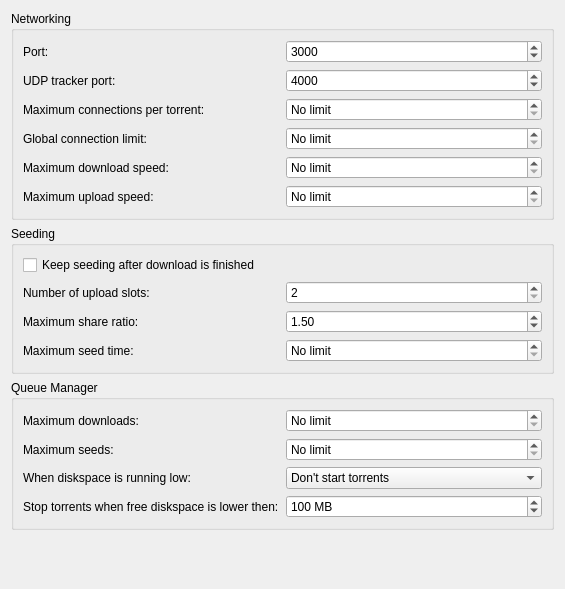
<ui version="4.0" >
 <class>GlobalPref</class>
 <widget class="QWidget" name="GlobalPref" >
  <property name="geometry" >
   <rect>
    <x>0</x>
    <y>0</y>
    <width>565</width>
    <height>589</height>
   </rect>
  </property>
  <layout class="QVBoxLayout" >
   <item>
    <widget class="QGroupBox" name="groupBox" >
     <property name="title" >
      <string>Networking</string>
     </property>
     <layout class="QGridLayout" >
      <item row="0" column="0" >
       <widget class="QLabel" name="label" >
        <property name="text" >
         <string>Port:</string>
        </property>
       </widget>
      </item>
      <item row="0" column="1" >
       <widget class="QSpinBox" name="kcfg_port" >
        <property name="toolTip" >
         <string>&lt;html>&lt;head>&lt;meta name="qrichtext" content="1" />&lt;style type="text/css">
p, li { white-space: pre-wrap; }
&lt;/style>&lt;/head>&lt;body style=" font-family:'Sans Serif'; font-size:9pt; font-weight:400; font-style:normal;">
&lt;p style=" margin-top:0px; margin-bottom:0px; margin-left:0px; margin-right:0px; -qt-block-indent:0; text-indent:0px;">Port used for the bittorrent protocol.&lt;/p>
&lt;p style="-qt-paragraph-type:empty; margin-top:0px; margin-bottom:0px; margin-left:0px; margin-right:0px; -qt-block-indent:0; text-indent:0px;">&lt;/p>
&lt;p style=" margin-top:0px; margin-bottom:0px; margin-left:0px; margin-right:0px; -qt-block-indent:0; text-indent:0px;">&lt;span style=" font-weight:600;">Attention:&lt;/span> If you are behind a router, this port needs to be forwarded to accept incoming connections. The UPnP plugin can do this for you.&lt;/p>&lt;/body>&lt;/html></string>
        </property>
        <property name="minimum" >
         <number>1</number>
        </property>
        <property name="maximum" >
         <number>65535</number>
        </property>
        <property name="value" >
         <number>3000</number>
        </property>
       </widget>
      </item>
      <item row="1" column="0" >
       <widget class="QLabel" name="label_2" >
        <property name="text" >
         <string>UDP tracker port:</string>
        </property>
       </widget>
      </item>
      <item row="1" column="1" >
       <widget class="QSpinBox" name="kcfg_udpTrackerPort" >
        <property name="toolTip" >
         <string>&lt;html>&lt;head>&lt;meta name="qrichtext" content="1" />&lt;style type="text/css">
p, li { white-space: pre-wrap; }
&lt;/style>&lt;/head>&lt;body style=" font-family:'Sans Serif'; font-size:9pt; font-weight:400; font-style:normal;">
&lt;p style=" margin-top:0px; margin-bottom:0px; margin-left:0px; margin-right:0px; -qt-block-indent:0; text-indent:0px;">Port used for the UDP tracker protocol.&lt;/p>
&lt;p style="-qt-paragraph-type:empty; margin-top:0px; margin-bottom:0px; margin-left:0px; margin-right:0px; -qt-block-indent:0; text-indent:0px;">&lt;/p>
&lt;p style=" margin-top:0px; margin-bottom:0px; margin-left:0px; margin-right:0px; -qt-block-indent:0; text-indent:0px;">&lt;span style=" font-weight:600;">Attention:&lt;/span> If you are behind a router, this port needs to be forwarded. The UPnP plugin can do this for you.&lt;/p>&lt;/body>&lt;/html></string>
        </property>
        <property name="minimum" >
         <number>1</number>
        </property>
        <property name="maximum" >
         <number>65536</number>
        </property>
        <property name="value" >
         <number>4000</number>
        </property>
       </widget>
      </item>
      <item row="2" column="0" >
       <widget class="QLabel" name="label_3" >
        <property name="text" >
         <string>Maximum connections per torrent:</string>
        </property>
       </widget>
      </item>
      <item row="2" column="1" >
       <widget class="QSpinBox" name="kcfg_maxConnections" >
        <property name="toolTip" >
         <string>&lt;html>&lt;head>&lt;meta name="qrichtext" content="1" />&lt;style type="text/css">
p, li { white-space: pre-wrap; }
&lt;/style>&lt;/head>&lt;body style=" font-family:'Sans Serif'; font-size:9pt; font-weight:400; font-style:normal;">
&lt;p style=" margin-top:0px; margin-bottom:0px; margin-left:0px; margin-right:0px; -qt-block-indent:0; text-indent:0px;">The maximum number of connections allowed per torrent. &lt;/p>&lt;/body>&lt;/html></string>
        </property>
        <property name="specialValueText" >
         <string>No limit</string>
        </property>
        <property name="maximum" >
         <number>99999</number>
        </property>
       </widget>
      </item>
      <item row="3" column="0" >
       <widget class="QLabel" name="label_4" >
        <property name="text" >
         <string>Global connection limit:</string>
        </property>
       </widget>
      </item>
      <item row="3" column="1" >
       <widget class="QSpinBox" name="kcfg_maxTotalConnections" >
        <property name="toolTip" >
         <string>&lt;html>&lt;head>&lt;meta name="qrichtext" content="1" />&lt;style type="text/css">
p, li { white-space: pre-wrap; }
&lt;/style>&lt;/head>&lt;body style=" font-family:'Sans Serif'; font-size:9pt; font-weight:400; font-style:normal;">
&lt;p style=" margin-top:0px; margin-bottom:0px; margin-left:0px; margin-right:0px; -qt-block-indent:0; text-indent:0px;">The global connection limit for all torrents combined.&lt;/p>&lt;/body>&lt;/html></string>
        </property>
        <property name="specialValueText" >
         <string>No limit</string>
        </property>
        <property name="maximum" >
         <number>99999</number>
        </property>
       </widget>
      </item>
      <item row="4" column="0" >
       <widget class="QLabel" name="label_6" >
        <property name="text" >
         <string>Maximum download speed:</string>
        </property>
       </widget>
      </item>
      <item row="4" column="1" >
       <widget class="QSpinBox" name="kcfg_maxDownloadRate" >
        <property name="toolTip" >
         <string>&lt;html>&lt;head>&lt;meta name="qrichtext" content="1" />&lt;style type="text/css">
p, li { white-space: pre-wrap; }
&lt;/style>&lt;/head>&lt;body style=" font-family:'Sans Serif'; font-size:9pt; font-weight:400; font-style:normal;">
&lt;p style=" margin-top:0px; margin-bottom:0px; margin-left:0px; margin-right:0px; -qt-block-indent:0; text-indent:0px;">The maximum download speed in KB/s.&lt;/p>&lt;/body>&lt;/html></string>
        </property>
        <property name="specialValueText" >
         <string>No limit</string>
        </property>
        <property name="suffix" >
         <string> KB/s</string>
        </property>
        <property name="maximum" >
         <number>6500000</number>
        </property>
       </widget>
      </item>
      <item row="5" column="0" >
       <widget class="QLabel" name="label_5" >
        <property name="text" >
         <string>Maximum upload speed:</string>
        </property>
       </widget>
      </item>
      <item row="5" column="1" >
       <widget class="QSpinBox" name="kcfg_maxUploadRate" >
        <property name="toolTip" >
         <string>&lt;html>&lt;head>&lt;meta name="qrichtext" content="1" />&lt;style type="text/css">
p, li { white-space: pre-wrap; }
&lt;/style>&lt;/head>&lt;body style=" font-family:'Sans Serif'; font-size:9pt; font-weight:400; font-style:normal;">
&lt;p style=" margin-top:0px; margin-bottom:0px; margin-left:0px; margin-right:0px; -qt-block-indent:0; text-indent:0px;">The maximum upload speed in KB/s&lt;/p>&lt;/body>&lt;/html></string>
        </property>
        <property name="specialValueText" >
         <string>No limit</string>
        </property>
        <property name="suffix" >
         <string> KB/s</string>
        </property>
        <property name="maximum" >
         <number>6500000</number>
        </property>
       </widget>
      </item>
     </layout>
    </widget>
   </item>
   <item>
    <widget class="QGroupBox" name="groupBox_2" >
     <property name="title" >
      <string>Seeding</string>
     </property>
     <layout class="QGridLayout" >
      <item row="0" column="0" >
       <widget class="QCheckBox" name="kcfg_keepSeeding" >
        <property name="text" >
         <string>Keep seeding after download is finished</string>
        </property>
       </widget>
      </item>
      <item row="1" column="0" >
       <widget class="QLabel" name="label_7" >
        <property name="text" >
         <string>Number of upload slots:</string>
        </property>
       </widget>
      </item>
      <item row="1" column="1" >
       <widget class="QSpinBox" name="kcfg_numUploadSlots" >
        <property name="toolTip" >
         <string>&lt;html>&lt;head>&lt;meta name="qrichtext" content="1" />&lt;style type="text/css">
p, li { white-space: pre-wrap; }
&lt;/style>&lt;/head>&lt;body style=" font-family:'Sans Serif'; font-size:9pt; font-weight:400; font-style:normal;">
&lt;p style=" margin-top:0px; margin-bottom:0px; margin-left:0px; margin-right:0px; -qt-block-indent:0; text-indent:0px;">The number of upload slots, this determines the number of peers you can upload to simultaniously for one torrent.&lt;/p>&lt;/body>&lt;/html></string>
        </property>
        <property name="minimum" >
         <number>2</number>
        </property>
        <property name="maximum" >
         <number>100</number>
        </property>
        <property name="value" >
         <number>2</number>
        </property>
       </widget>
      </item>
      <item row="2" column="0" >
       <widget class="QLabel" name="label_8" >
        <property name="text" >
         <string>Maximum share ratio:</string>
        </property>
       </widget>
      </item>
      <item row="2" column="1" >
       <widget class="QDoubleSpinBox" name="kcfg_maxRatio" >
        <property name="toolTip" >
         <string>&lt;html>&lt;head>&lt;meta name="qrichtext" content="1" />&lt;style type="text/css">
p, li { white-space: pre-wrap; }
&lt;/style>&lt;/head>&lt;body style=" font-family:'Sans Serif'; font-size:9pt; font-weight:400; font-style:normal;">
&lt;p style=" margin-top:0px; margin-bottom:0px; margin-left:0px; margin-right:0px; -qt-block-indent:0; text-indent:0px;">The maximum share ratio, if this value is reached seeding will be stopped.&lt;/p>
&lt;p style="-qt-paragraph-type:empty; margin-top:0px; margin-bottom:0px; margin-left:0px; margin-right:0px; -qt-block-indent:0; text-indent:0px;">&lt;/p>
&lt;p style=" margin-top:0px; margin-bottom:0px; margin-left:0px; margin-right:0px; -qt-block-indent:0; text-indent:0px;">&lt;span style=" font-weight:600;">Attention: &lt;/span>This is not used when downloading, only when seeding.&lt;/p>&lt;/body>&lt;/html></string>
        </property>
        <property name="specialValueText" >
         <string>No limit</string>
        </property>
        <property name="singleStep" >
         <double>0.010000000000000</double>
        </property>
        <property name="value" >
         <double>1.500000000000000</double>
        </property>
       </widget>
      </item>
      <item row="3" column="0" >
       <widget class="QLabel" name="label_9" >
        <property name="text" >
         <string>Maximum seed time:</string>
        </property>
       </widget>
      </item>
      <item row="3" column="1" >
       <widget class="QDoubleSpinBox" name="kcfg_maxSeedTime" >
        <property name="toolTip" >
         <string>&lt;html>&lt;head>&lt;meta name="qrichtext" content="1" />&lt;style type="text/css">
p, li { white-space: pre-wrap; }
&lt;/style>&lt;/head>&lt;body style=" font-family:'Sans Serif'; font-size:9pt; font-weight:400; font-style:normal;">
&lt;p style=" margin-top:0px; margin-bottom:0px; margin-left:0px; margin-right:0px; -qt-block-indent:0; text-indent:0px;">The maximum seed time in hours. Once you reach this time, the torrent will be stopped.&lt;/p>&lt;/body>&lt;/html></string>
        </property>
        <property name="specialValueText" >
         <string>No limit</string>
        </property>
        <property name="maximum" >
         <double>65000000.000000000000000</double>
        </property>
        <property name="singleStep" >
         <double>0.050000000000000</double>
        </property>
        <property name="value" >
         <double>0.000000000000000</double>
        </property>
       </widget>
      </item>
     </layout>
    </widget>
   </item>
   <item>
    <widget class="QGroupBox" name="groupBox_3" >
     <property name="title" >
      <string>Queue Manager</string>
     </property>
     <layout class="QGridLayout" >
      <item row="0" column="0" >
       <widget class="QLabel" name="label_11" >
        <property name="text" >
         <string>Maximum downloads:</string>
        </property>
       </widget>
      </item>
      <item row="0" column="1" >
       <widget class="QSpinBox" name="kcfg_maxDownloads" >
        <property name="toolTip" >
         <string>&lt;html>&lt;head>&lt;meta name="qrichtext" content="1" />&lt;style type="text/css">
p, li { white-space: pre-wrap; }
&lt;/style>&lt;/head>&lt;body style=" font-family:'Sans Serif'; font-size:9pt; font-weight:400; font-style:normal;">
&lt;p style=" margin-top:0px; margin-bottom:0px; margin-left:0px; margin-right:0px; -qt-block-indent:0; text-indent:0px;">The maximum number of simultanious downloads the queue manager will run.&lt;/p>&lt;/body>&lt;/html></string>
        </property>
        <property name="specialValueText" >
         <string>No limit</string>
        </property>
        <property name="maximum" >
         <number>99999</number>
        </property>
       </widget>
      </item>
      <item row="1" column="0" >
       <widget class="QLabel" name="label_10" >
        <property name="text" >
         <string>Maximum seeds:</string>
        </property>
       </widget>
      </item>
      <item row="1" column="1" >
       <widget class="QSpinBox" name="kcfg_maxSeeds" >
        <property name="toolTip" >
         <string>&lt;html>&lt;head>&lt;meta name="qrichtext" content="1" />&lt;style type="text/css">
p, li { white-space: pre-wrap; }
&lt;/style>&lt;/head>&lt;body style=" font-family:'Sans Serif'; font-size:9pt; font-weight:400; font-style:normal;">
&lt;p style=" margin-top:0px; margin-bottom:0px; margin-left:0px; margin-right:0px; -qt-block-indent:0; text-indent:0px;">The maximum number of simultanious seeds the queue manager will run.&lt;/p>&lt;/body>&lt;/html></string>
        </property>
        <property name="specialValueText" >
         <string>No limit</string>
        </property>
        <property name="maximum" >
         <number>99999</number>
        </property>
       </widget>
      </item>
      <item row="2" column="0" >
       <widget class="QLabel" name="label_12" >
        <property name="text" >
         <string>When diskspace is running low:</string>
        </property>
       </widget>
      </item>
      <item row="2" column="1" >
       <widget class="QComboBox" name="kcfg_startDownloadsOnLowDiskSpace" >
        <property name="toolTip" >
         <string>&lt;html>&lt;head>&lt;meta name="qrichtext" content="1" />&lt;style type="text/css">
p, li { white-space: pre-wrap; }
&lt;/style>&lt;/head>&lt;body style=" font-family:'Sans Serif'; font-size:9pt; font-weight:400; font-style:normal;">
&lt;p style=" margin-top:0px; margin-bottom:0px; margin-left:0px; margin-right:0px; -qt-block-indent:0; text-indent:0px;">What to do when the diskspace is running low and the queue manager wants to start a torrent.&lt;/p>&lt;/body>&lt;/html></string>
        </property>
        <item>
         <property name="text" >
          <string>Don't start torrents</string>
         </property>
        </item>
        <item>
         <property name="text" >
          <string>Ask if torrents can be started</string>
         </property>
        </item>
        <item>
         <property name="text" >
          <string>Start torrents</string>
         </property>
        </item>
       </widget>
      </item>
      <item row="3" column="0" >
       <widget class="QLabel" name="label_13" >
        <property name="text" >
         <string>Stop torrents when free diskspace is lower then:</string>
        </property>
       </widget>
      </item>
      <item row="3" column="1" >
       <widget class="QSpinBox" name="kcfg_minDiskSpace" >
        <property name="toolTip" >
         <string>&lt;html>&lt;head>&lt;meta name="qrichtext" content="1" />&lt;style type="text/css">
p, li { white-space: pre-wrap; }
&lt;/style>&lt;/head>&lt;body style=" font-family:'Sans Serif'; font-size:9pt; font-weight:400; font-style:normal;">
&lt;p style=" margin-top:0px; margin-bottom:0px; margin-left:0px; margin-right:0px; -qt-block-indent:0; text-indent:0px;">When the free diskspace drops below this value, stop all torrents downloading.&lt;/p>&lt;/body>&lt;/html></string>
        </property>
        <property name="suffix" >
         <string> MB</string>
        </property>
        <property name="minimum" >
         <number>1</number>
        </property>
        <property name="maximum" >
         <number>999999999</number>
        </property>
        <property name="value" >
         <number>100</number>
        </property>
       </widget>
      </item>
     </layout>
    </widget>
   </item>
   <item>
    <spacer>
     <property name="orientation" >
      <enum>Qt::Vertical</enum>
     </property>
     <property name="sizeHint" >
      <size>
       <width>382</width>
       <height>21</height>
      </size>
     </property>
    </spacer>
   </item>
  </layout>
 </widget>
 <resources/>
 <connections/>
</ui>
